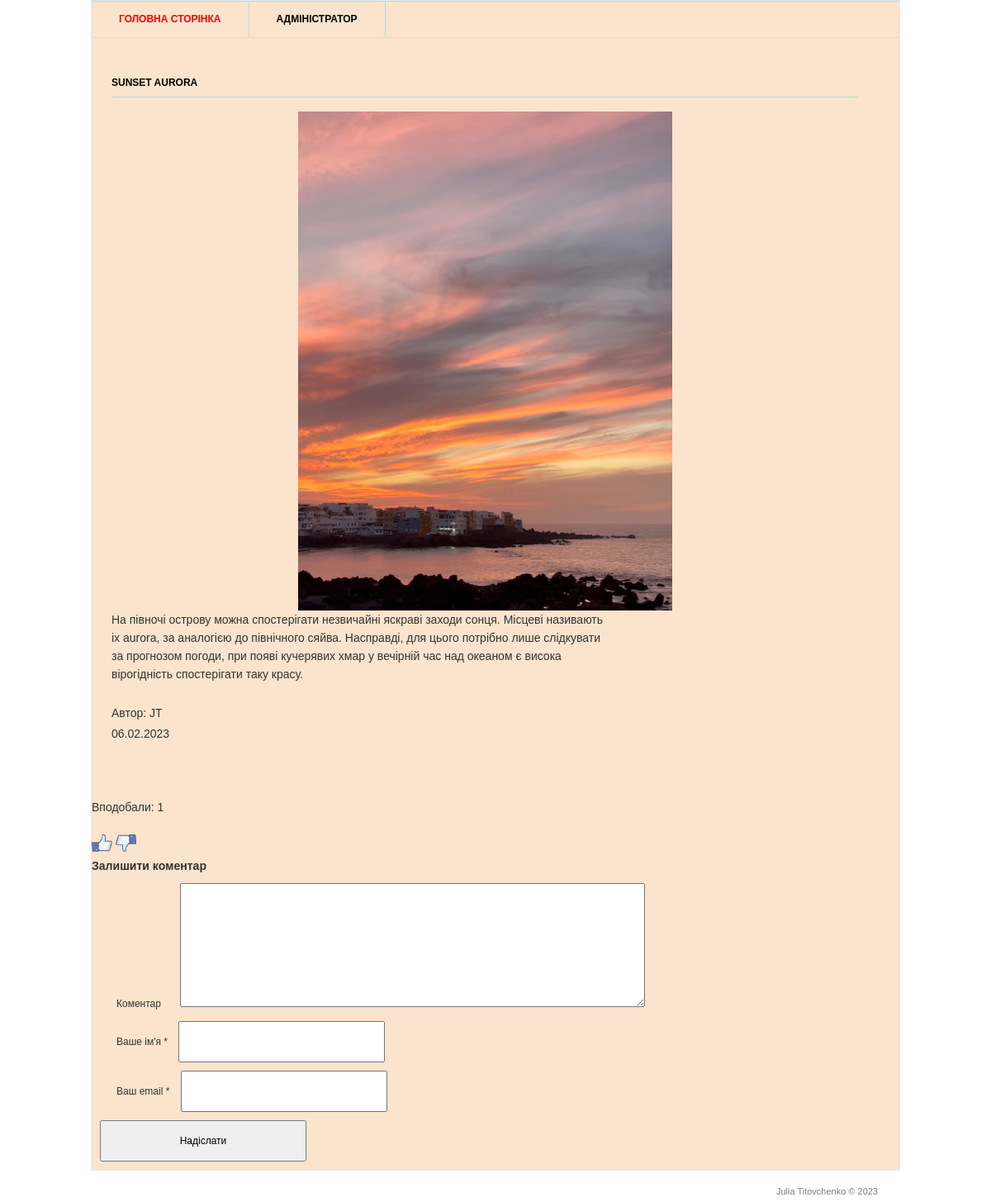
The app's page /8/ with its own data.
### blog/models.py (models this page shows, shortened)
class Post(models.Model):
    title = models.CharField('Заголовок', max_length=100)
    description = models.TextField('Текст допису')
    author = models.CharField('Автор', max_length=50)
    date = models.DateField('Дата публікації')
    image = models.ImageField('Зображення', upload_to='image/%Y')
    class Meta:
        verbose_name = 'Post'

### blog/views.py (the view)
# urls.py: path('<int:pk>/', views.PostDetail.as_view()),
class PostDetail(View):
    def get(self, request, pk):
        post = Post.objects.get(id=pk)
        return render(request, 'blog/blog_detail.html', {'post': post})

### templates/blog/blog_detail.html (shortened to what this page needs)
{% load static %}
<html lang="ua">
<head>
	<link rel="stylesheet" href="{% static 'css/style.css' %}" type="text/css" media="all" />
</head>
<body>
<div class="shell">
	<div class="border">
		<div id="navigation">
			<ul>
			    <li><a href="/" class="active">Головна сторінка</a></li>
			    <li><a href="/admin">Адміністратор</a></li>
			</ul>
		</div>
		<div id="main">
			<div id="content" class="left">
				<div class="projects">
					<h3>{{ post.title }}</h3>
                    <p style="text-align:center;">
                       <img src="{{ post.image.url }}" alt="{{ post.title }}" width='50%'/>
                    </p>
					<div class="item">
						<div class="text left"><p> {{ post.description }}</p>
                            <br>
							<p>Автор: {{ post.author }} </p>
                            <time>{{ post.date|date:'d.m.Y'}} </time>
						</div>
					</div>
				</div>
			</div>
        </div>
        <div>
            <br>
            <p> Вподобали: {{ post.likes_set.all.count }}</p>
            <br>
            <a href="{% url 'add_likes' post.id %}">
                <img src="{% static 'img/like.png' %}" alt="like" width="25"></a>
            <a href="{% url 'add_dislikes' post.id %}">
                <img src="{% static 'img/not_like.png' %}" alt="dislike" width="25"></a>
        </div>
		<div class="form-comment">
            <h3>Залишити коментар</h3>
            <div>
                <form action="{% url 'add_comments' post.id %}" method="post">
                    <div>
                        <label>Коментар</label>
                        <label>
                            <textarea name="text_comments"></textarea>
                        </label>
                        </div>
                    <div>
                        <label>Ваше ім'я *</label>
                        <input type="text" name="name">
                    </div>
                    <div>
                        <label>Ваш email *</label>
                        <input type="email" name="email">
                    </div>
                    <input type="submit"  name = "submit" value = "Надіслати">
                </form>
            </div>
        </div>
	</div>
	<div id="footer">
		<p class="copy right">Julia Titovchenko &copy; 2023 </p>
	</div>
</div>
</body>

### static/css/style.css (style rules this page uses)
* { margin: 0; padding: 0; outline:0; }
body { font-size: 14px; line-height: 22px; font-family: Georgia, Arial, Helvetica, Sans-Serif; color: #333; }
a { color: #ff0000; text-decoration: none; cursor:pointer; }
a img { border: 0; }
input, textarea, select { font-family: Arial, Helvetica, sans-serif; font-size:12px; }
textarea { overflow:auto; }
.left, .alignleft { float: left; display: inline; }
.right, .alignright { float: right; display: inline; }
.shell { width: 980px; margin: 0 auto; }
.border { border: 1px solid #e8e8e8; background: #fae4cd; position: relative; }
#navigation { height: 43px; border-top: 1px solid #b3dbe3; border-bottom: 1px solid #dbdbdb; }
#navigation ul { list-style: none; }
#navigation ul li { float: left; height: 43px; border-right: 1px solid #b3dbe3; font-size: 12px; line-height: 43px; font-weight: bold; text-transform: uppercase; }
#navigation ul li a { float: left; height: 43px; color: #000; padding: 0 33px; }
#navigation ul li a:hover, #navigation ul li a.active { color: #ff0000; text-decoration: none; }
#main { width: 932px; padding: 37px 24px 17px 24px; }
#main h3 { font-size: 12px; line-height: 15px; color: #000; text-transform: uppercase; border-bottom: 1px solid #b3dbe3; padding: 0 0 9px 0; }
#content { width: 905px; }
.projects { padding: 10px 0 0 0; }
.projects h3 { margin: 0 0 17px 0; }
.projects .item { margin: 0 0 28px 0; }
.projects .text { width: 600px; }
.projects .text p { padding: 0 0 3px 0; }
#footer { font-family: Arial, sans-serif; font-size: 11px; line-height: 14px; color: #7f7f7f; padding: 18px 27px 20px 38px; }
.form-comment { font-size: 12px; }
.form-comment label { margin: 10px 10px; }
.form-comment input { padding: 15px; height: 50px; width: 250px; }
.form-comment textarea { padding: 15px; height: 150px; width: 60%; resize: vertical; }
.form-comment div { margin: 10px; }

### records on screen
Post: title "SUNSET AURORA", image (picture), description "На півночі острову можна спостерігати незвичайні яскраві заходи сонця. Місцеві називають іх aurora, за аналогією до північного сяйва. Насправді, для цього потрібно лише слідкувати за прогнозом погоди, при появі кучерявих хмар у вечірній час над океаном є висока вірогідність спостерігати таку красу.", author "JT", date "06.02.2023", likes_set.all.count "1"
